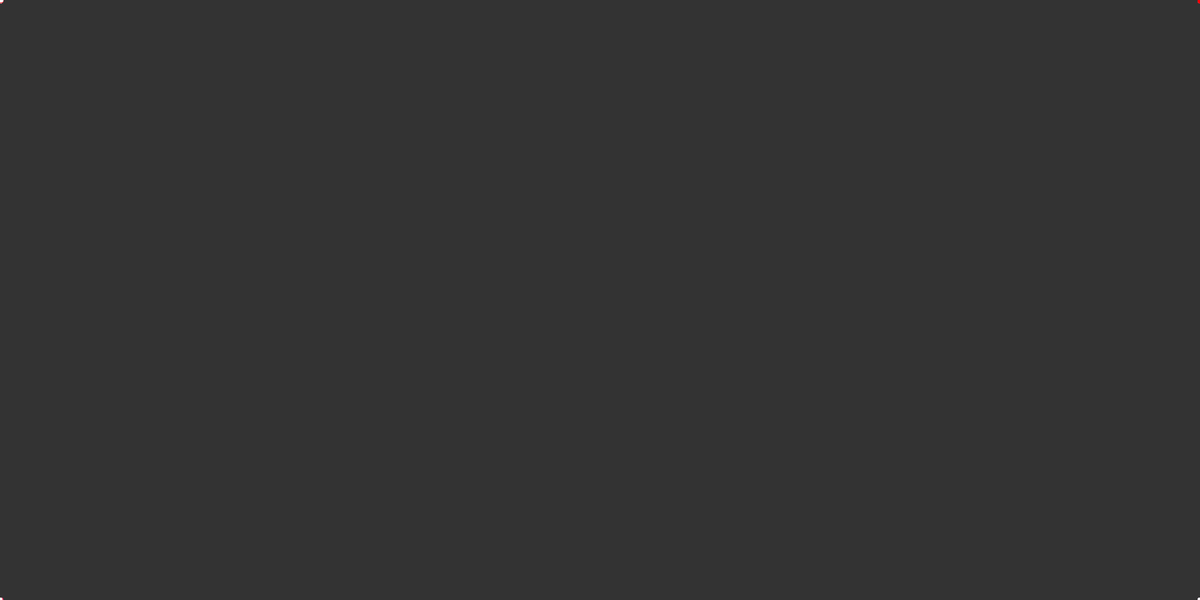
Frame 1 (no input)
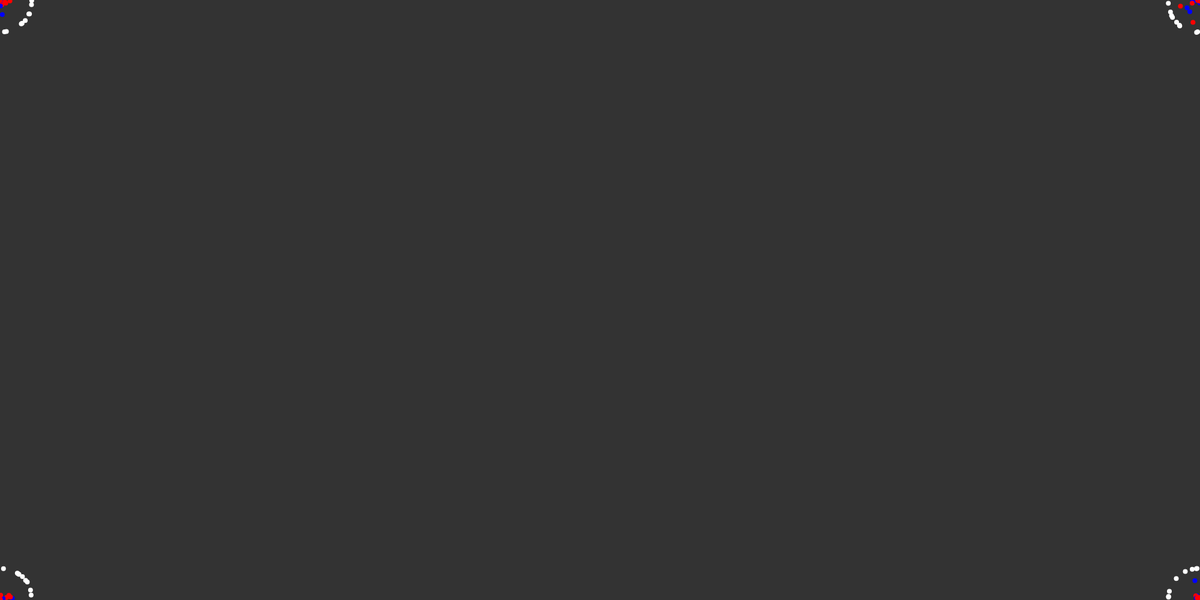
Frame 60 (no input)
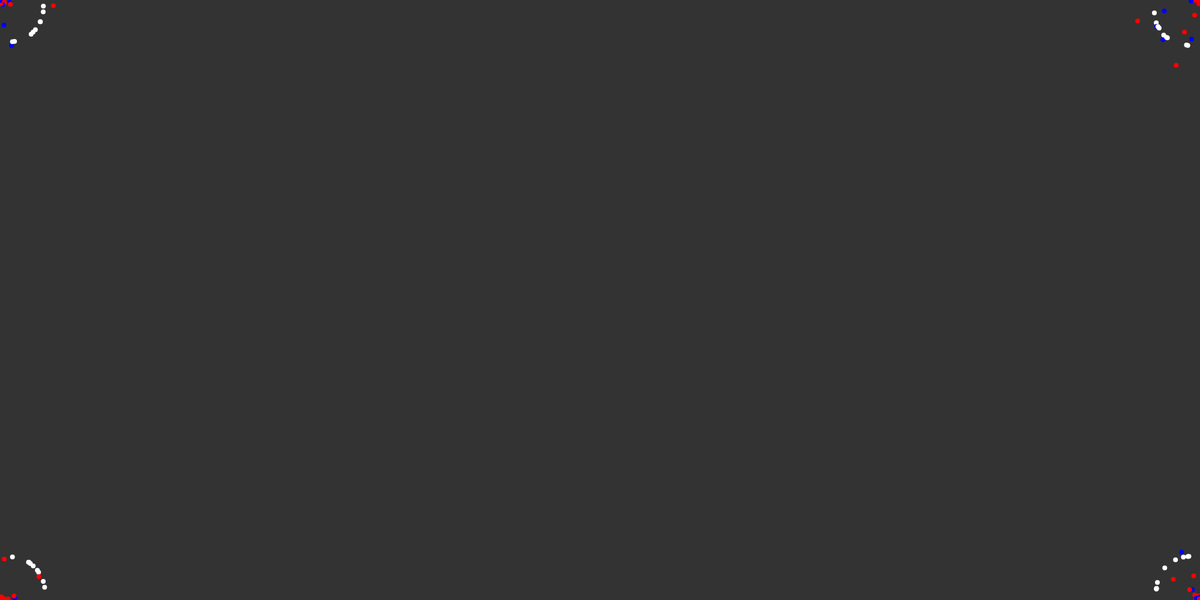
Frame 120 (the mouse pressed at the canvas centre since frame 60)

The p5.js sketch that drew these frames (run headless with seeded random() and noise() and a simulated clock; from frame 60 on, the mouse is pressed at the canvas centre):

// p5.js sketch
// ── sketch.js
const particles = []

function setup() {
    createCanvas(2000, 1000)
    for(let i=0; i<100; i++) particles.push(new Particle())
  }

  function draw() {
    background(51)
    for(let particle of particles){
      particle.attraction(particles)
      particle.collision(particles)
      particle.update()
      particle.show()
    }
}
// ── particle.js
class Particle{
    constructor(){
        this.position = p5.Vector.random2D();
        this.velocity = p5.Vector.random2D();
        this.acceleration = createVector()
        this.types = [-1,0,1]
        this.type = this.types[Math.floor(Math.random() * 3)]
    }

    update(){
        this.position.add(this.velocity)
        this.velocity.add(this.acceleration)
        if(this.position.x > width)   this.position.x = 0
        if(this.position.x < 0)       this.position.x = width
        if(this.position.y > height)  this.position.y = 0
        if(this.position.y < 0)       this.position.y = height
        if(this.velocity.x > 5)       this.velocity.x = 5
        if(this.velocity.x < -5)      this.velocity.x = -5
        if(this.velocity.y > 5)       this.velocity.y = 5
        if(this.velocity.y < -5)      this.velocity.y = -5
    }

    collision(particles){
        let radius = 50
        let avg = createVector()
        for(let other of particles){
            let d = dist(this.position.x, 
                         this.position.y, 
                         other.position.x, 
                         other.position.y)
            if(d < radius && other != this){
                if(d<8 && this.type != 0 && other.type != 0){
                    this.velocity.mult(-1)
                    other.velocity.mult(-1)
                }
            }
        }
    }

    attraction(particles) {
        let radius = 100;
        let avg = createVector();
        let total = 0;
    
        for (let other of particles) {
            let d = dist(this.position.x, this.position.y, other.position.x, other.position.y);
    
            if (d < radius && other !== this) {
                total++;
                let diff_type = this.type + other.type;
                if(this.type != 0 && other.type != 0){
                    if (diff_type === -2) {
                        let force = createVector(this.position.x - other.position.x, this.position.y - other.position.y);
                        avg.add(force);
                    } else if (diff_type === 0) {
                        if (this.type === -1) {
                            let force = createVector(other.position.x - this.position.x, other.position.y - this.position.y);
                            avg.add(force);
                        }
                    } else if (diff_type === 2) {
                        let force = createVector(this.position.x - other.position.x, this.position.y - other.position.y);
                        avg.add(force);
                    }
                }else{
                    let force = createVector(other.position.x - this.position.x, other.position.y - this.position.y);
                    force.mult(0.5)
                    avg.add(force)
                }
            }
        }
    
        if (total > 0) {
            avg.div(total);
            avg.sub(this.velocity);
            avg.mult(0.0005)
            this.acceleration = avg; // Use acceleration to accumulate forces
        }
    }
    

    show(){
        strokeWeight(8)
        if(this.type == 0) stroke(255)
        else if(this.type == 1) stroke(255,0,0)
        else if(this.type == -1) stroke(0,0,255)
        
        point(this.position.x, this.position.y)
    }
}
